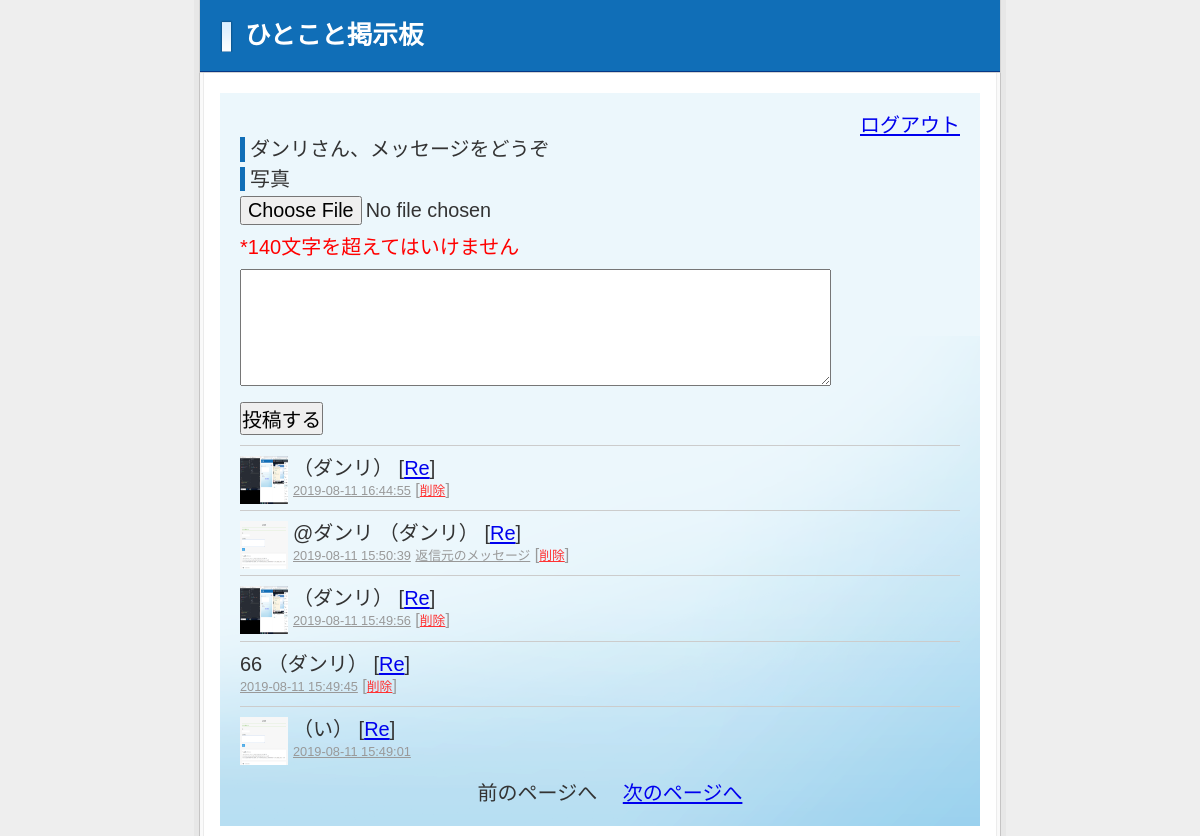
/index.php (signed in), run on the app's committed database.
### tables this page shows
CREATE TABLE `members` (
  `id` int(11) NOT NULL AUTO_INCREMENT,
  `name` varchar(255) NOT NULL,
  `email` varchar(255) NOT NULL,
  `password` varchar(100) NOT NULL,
  `picture` varchar(255) NOT NULL,
  `created` datetime NOT NULL,
  `modified` timestamp NOT NULL DEFAULT current_timestamp() ON UPDATE current_timestamp(),
  PRIMARY KEY (`id`)
);

CREATE TABLE `posts` (
  `id` int(11) NOT NULL AUTO_INCREMENT,
  `message` text NOT NULL,
  `member_id` int(11) NOT NULL,
  `reply_message_id` int(11) NOT NULL,
  `picture` varchar(255) NOT NULL,
  `created` datetime NOT NULL,
  `modified` timestamp NOT NULL DEFAULT current_timestamp() ON UPDATE current_timestamp(),
  PRIMARY KEY (`id`)
);

### index.php (the view, shortened to what this page needs)
<?php
	require('dbconnect.php');
	if (isset($_SESSION['id']) && $_SESSION['time'] + 3600 > time()){
		$members = $db->prepare('SELECT * FROM members WHERE id=?');
		$members ->execute(array($_SESSION['id']));
		$member = $members->fetch();
	}else{
		header('Location: login.php');
		exit();
	}
	$page = $_REQUEST['page'];
	if ($page == ''){
		$page = 1;
	}
	$page = max($page, 1);
	$counts = $db->query('SELECT COUNT(*) AS cnt FROM posts');
	$cnt = $counts->fetch();
	$maxPage = ceil($cnt['cnt'] / 5);
	$page = min($page, $maxPage);
	$start = ($page - 1) * 5;
	$posts = $db->prepare('SELECT m.name,p.* FROM members m, posts p WHERE m.id=p.member_id ORDER BY p.created DESC LIMIT ?,5');
	$posts->bindParam(1, $start, PDO::PARAM_INT);
	$posts->execute();
?>
<!DOCTYPE html>
<html lang="ja">
<head>
	<link rel="stylesheet" href="style.css" />
</head>
<body>
<div id="wrap">
  <div id="head">
    <h1>ひとこと掲示板</h1>
  </div>
  <div id="content">
  	<div style="text-align: right"><a href="logout.php">ログアウト</a></div>
    <form action="" method="post" enctype="multipart/form-data">
      <dl>
        <dt><?php print(htmlspecialchars($member['name'], ENT_QUOTES)) ?>さん、メッセージをどうぞ</dt>
				<dt>写真</dt>
				<dd>
		      <input type="file" name="image" size="35" value="test"  />
		    </dd>
        <dd>
					<p style="color: red;">*140文字を超えてはいけません</p>
          <textarea name="message" cols="50" rows="5"><?php print(htmlspecialchars($message, ENT_QUOTES)); ?></textarea>
        </dd>
      </dl>
      <div>
        <p>
          <input type="submit" value="投稿する" />
        </p>
      </div>
    </form>
	<?php foreach ($posts as $post): ?>
		<div class="msg">
			<?php if ($post['picture']): ?>
	    	<img src="member_picture/<?php print(htmlspecialchars($post['picture'], ENT_QUOTES)); ?>" width="48" height="48"  />
			<?php endif ?>
			<p>
				<?php print(htmlspecialchars($post['message'], ENT_QUOTES)); ?>
				<span class="name">
					（<?php print(htmlspecialchars($post['name'], ENT_QUOTES)); ?>）
				</span>
				[<a href="index.php?res=<?php print(htmlspecialchars($post['id'], ENT_QUOTES)); ?>">Re</a>]
			</p>
	    <p class="day"><a href="view.php?id=<?php print(htmlspecialchars($post['id'], ENT_QUOTES)); ?>"><?php print(htmlspecialchars($post['created'], ENT_QUOTES)); ?></a>
			<?php if($post['reply_message_id'] > 0): ?>
				<a href="view.php?id=<?php print(htmlspecialchars($post['reply_message_id'], ENT_QUOTES)); ?>">
				返信元のメッセージ</a>
			<?php endif; ?>
			<?php if ($_SESSION['id'] == $post['member_id']): ?>
				[<a href="delete.php?id=<?php print(htmlspecialchars($post['id'], ENT_QUOTES)); ?>"
				style="color: #F33;">削除</a>]
			<?php endif; ?>
	    </p>
	  </div>
	<?php endforeach; ?>
<ul class="paging">
	<?php if($page > 1): ?>
	  <li><a href="index.php?page=<?php print($page - 1); ?>">前のページへ</a></li>
	<?php else: ?>
	  <li>前のページへ</li>
	<?php endif; ?>
	<?php if($page < $maxPage): ?>
	  <li><a href="index.php?page=<?php print($page + 1); ?>">次のページへ</a></li>
	<?php else: ?>
	  <li>次のページへ</li>
	<?php endif; ?>
</ul>
  </div>
</div>
</body>
</html>

### style.css (style rules this page uses)
body,div,dl,dt,dd,ul,ol,li,h1,h2,h3,h4,h5,h6,pre,code,form,fieldset,legend,input,button,textarea,p,blockquote,th,td { margin:0;padding:0; }
fieldset,img { border:0; }
li { list-style:none; }
h1,h2,h3,h4,h5,h6 { font-size:100%;font-weight:normal; }
input,button,textarea,select,optgroup,option { font-family:inherit;font-size:inherit;font-style:inherit;font-weight:inherit; }
input,button,textarea,select { *font-size:100%; }
body { font:13px/1.231 arial,helvetica,clean,sans-serif;*font-size:small;*font:x-small; }
select,input,button,textarea,button { font:99% arial,helvetica,clean,sans-serif; }
body { background: url(images/bg_main.png) top center repeat-y #eeeeee; color: #333; }
#wrap { width: 802px; margin: 0 auto; }
#head { border-left: 1px solid #d4d4d4; border-right: 1px solid #d4d4d4; border-bottom: 1px solid #d4d4d4; background: url(images/bg_head.png) bottom left repeat-x #106eb7; color: #fff; padding: 20px; margin-bottom: 20px; }
h1 { background: url(images/bg_ttl.png) top left no-repeat; padding-left: 25px; font-size: 197%; font-weight: bold; }
#content { padding: 20px; background: url(images/bg_content.png) left bottom no-repeat #ecf7fc; width: 720px; min-height: 490px; margin: 0 auto; margin-bottom: 10px; font-size: 153.9%; }
p { line-height: 1.2em; margin-bottom: 0.5em; }
dl { margin-bottom: 10px; }
dt { border-left: 5px solid #106eb7; padding-left: 5px; margin-bottom: 5px; }
dd { margin-bottom: 0.5em; }
li { list-style: circle; margin-left: 20px; margin-bottom: 0.5em; }
.paging { margin-top: 10px; text-align: center; }
.paging li { display: inline; list-style: none; }
.msg { clear: both; border-top: 1px solid #ccc; padding: 10px 0; }
.msg img { float: left; margin-right: 5px; }
.msg p { margin: 0; }
.msg .day, .msg .day a { font-size: 80%; color: #999; }

### data on the page
members: name "ダンリ"
posts: picture (picture), member.name "ダンリ", created "2019-08-11 16:44:55"
posts: picture (picture), message "@ダンリ", member.name "ダンリ", created "2019-08-11 15:50:39"
posts: picture (picture), member.name "ダンリ", created "2019-08-11 15:49:56"
posts: message "66", member.name "ダンリ", created "2019-08-11 15:49:45"
posts: picture (picture), member.name "い", created "2019-08-11 15:49:01"
